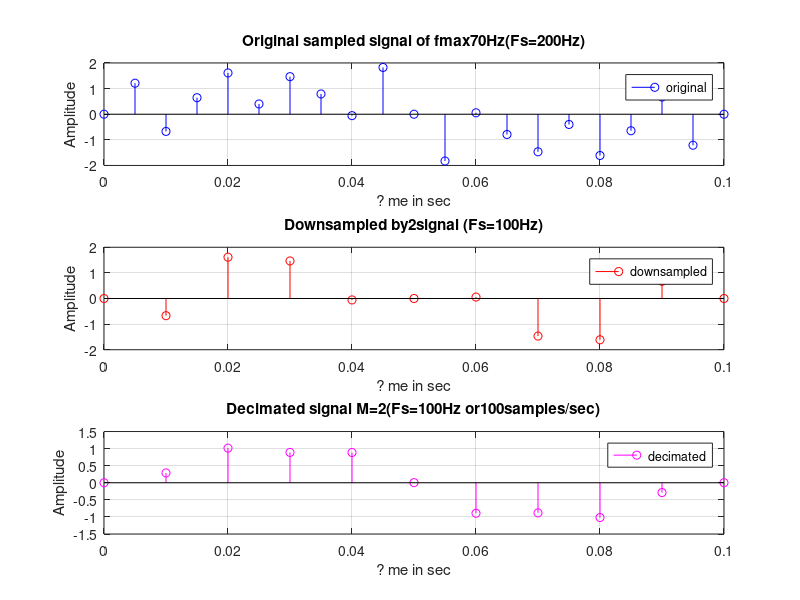
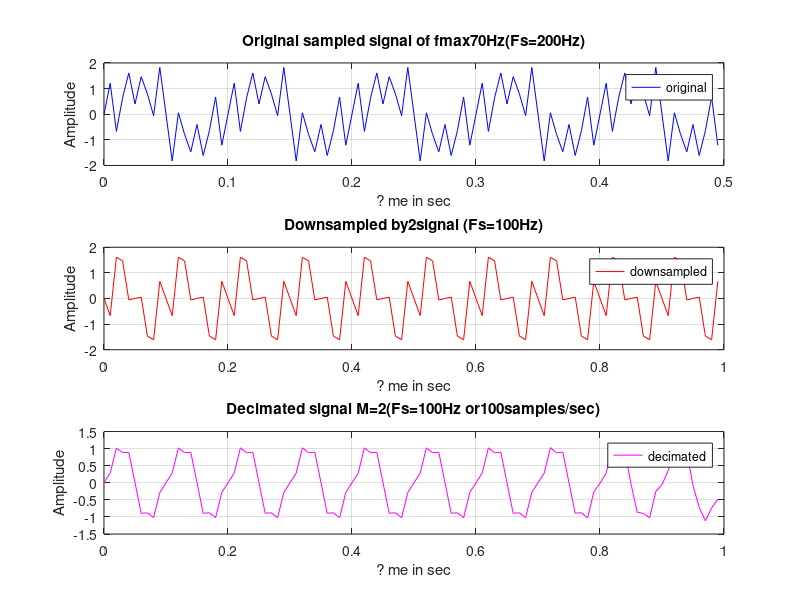
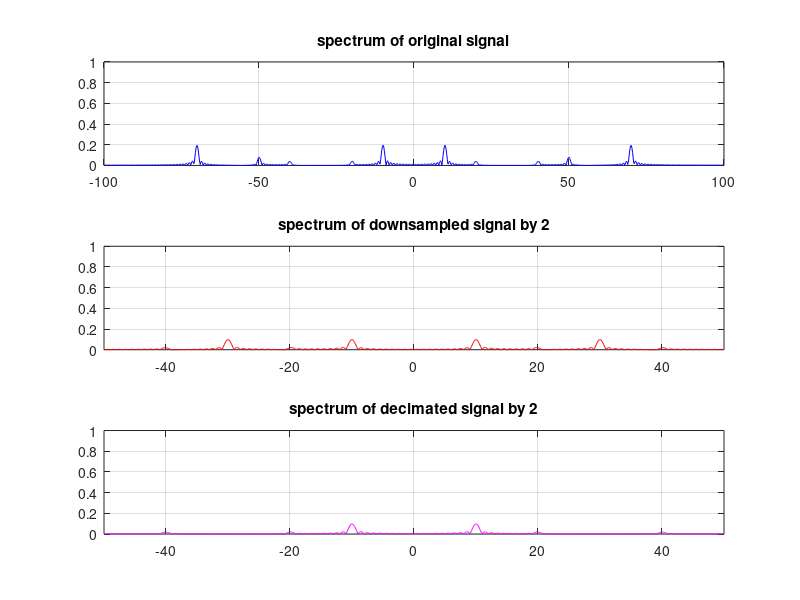

Reproduce these figures in MATLAB, in order.
clc 
close all 
clear all 
Fs=200; 
fr=10; 
fmax=70; 
L=2; 
t=0:1/Fs:1-(1/Fs); 
Fs1=Fs/L; 
x = sin(2*pi*150*t)+ sin(2*pi*250*t)+sin(2*pi*850*t)+sin(2*pi*100*t)+0.3.*sin(2*pi*150*t)+0.2.*sin(2*pi*180*t)+sin(2*pi*100*t)+0.3.*sin(2*pi*150*t)+0.2.*sin(2*pi*360*t)+sin(2*pi*fr*t)+sin(2*pi*fmax*t); 
xL=downsample(x,L); 
y=decimate(x,L); 
timewin=Fs/fr;
t1=0:1/Fs1:1-(1/Fs1); 
timewin1=Fs1/fr;
N=1024; 
f=-Fs/2:Fs/(N):(Fs/2-Fs/(N)); 
f1=-Fs1/2:Fs1/(N):(Fs1/2-Fs1/(N)); 
figure, 
subplot(3,1,1), 
stem(t(1:timewin+1),x(1:timewin+1),'b'),title(strcat('Original sampled signal of fmax',num2str(fmax), 'Hz', '(Fs=',num2str(Fs),'Hz)')),xlabel('? me in sec'), ylabel ('Amplitude'),grid on ,legend('original') 
subplot(3,1,2), 
stem(t1(1:timewin1+1),xL(1:timewin1+1),'r'),title(strcat('Downsampled by ',num2str(L),'signal (Fs=',num2str(Fs1),'Hz)')),xlabel('? me in sec'), ylabel ('Amplitude'),grid on ,legend('downsampled') 
subplot(3,1,3), 
stem(t1(1:timewin1+1),y(1:timewin1+1),'m'),title(strcat('Decimated signal M=',num2str(L),'(Fs=',num2str(Fs1),'Hz',' or ',num2str(length(y)),'samples/sec)')) ,xlabel('? me in sec'), ylabel ('Amplitude'),grid on ,legend('decimated') 
figure 
subplot(3,1,1), 
plot(t(1:100),x(1:100),'b'),title(strcat('Original sampled signal of fmax',num2str(fmax), 'Hz', '(Fs=',num2str(Fs),'Hz)')) ,xlabel('? me in sec'), ylabel ('Amplitude'),grid on ,legend('original') 
subplot(3,1,2), 
plot(t1(1:100),xL(1:100),'r'),title(strcat('Downsampled by ',num2str(L),'signal (Fs=',num2str(Fs1),'Hz)')) ,xlabel('? me in sec'), ylabel ('Amplitude'),grid on ,legend('downsampled') 
subplot(3,1,3), 
plot(t1(1:100),y(1:100),'m'),title(strcat('Decimated signal M=',num2str(L),'(Fs=',num2str(Fs1),'Hz',' or ',num2str(length(y)),'samples/sec)')) ,xlabel('? me in sec'), ylabel ('Amplitude'),grid on ,legend('decimated') 
figure, 
subplot(3,1,1) 
plot(f,fftshift(((abs(fft(x,N))./(N/2)))),'b'),title('spectrum of original signal'),grid on ,axis([-Fs/2 Fs/2 0 1]) 
subplot(3,1,2)
plot(f1,fftshift(((abs(fft(xL,N))./(N/2)))),'r'),title('spectrum of downsampled signal by 2'),grid on,axis([-Fs1/2 Fs1/2 0 1])
subplot(3,1,3)
plot(f1,fftshift(((abs(fft(y,N)./(N/2))))),'m'),title('spectrum of decimated signal by 2'),grid on,axis([-Fs1/2 Fs1/2 0 1])